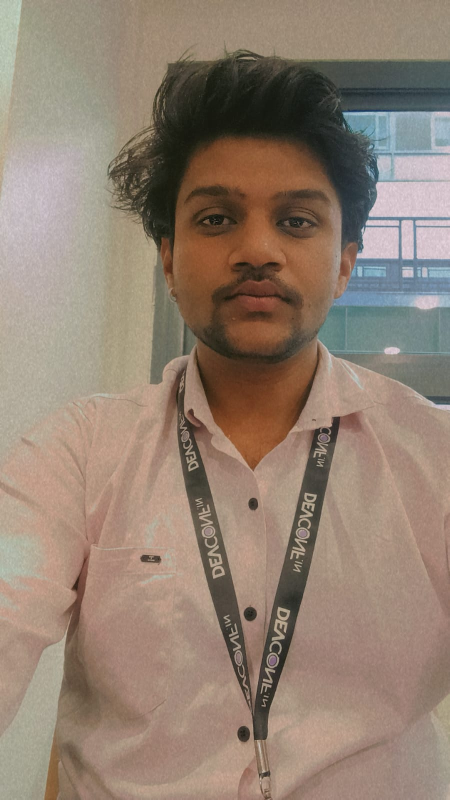
#> input picture data/Image_org.jpeg, 899 x 1599 px (shown at 1/2 size)
$ python task1_restoration_segmentation.py
#> lines starting #> are read from the running program, lines starting #| are printed output that depends on the picture; after the words box and inside, x2 and y2 are one past the last pixel; in counts of white or black regions, pixels touching at a corner belong together
"""
Task 1: Image Restoration and Segmentation
Units 3 Practical Assignment
Author: Devendra Agrawal
"""

import os
import json
import cv2
import numpy as np
import matplotlib.pyplot as plt
from skimage.metrics import peak_signal_noise_ratio as psnr
from skimage.metrics import structural_similarity as ssim


def add_gaussian_noise(image: np.ndarray, mean: float = 0, sigma: float = 25.0) -> np.ndarray:
    """Add additive zero-mean Gaussian noise to an image."""
    gauss = np.random.normal(mean, sigma, image.shape)
    noisy = np.clip(image.astype(np.float32) + gauss, 0, 255).astype(np.uint8)
    return noisy


def add_salt_and_pepper_noise(image: np.ndarray, salt_prob: float = 0.02, pepper_prob: float = 0.02) -> np.ndarray:
    """Add salt-and-pepper (impulse) noise to an image."""
    noisy = image.copy()
    num_salt = np.ceil(salt_prob * image.shape[0] * image.shape[1])
    num_pepper = np.ceil(pepper_prob * image.shape[0] * image.shape[1])

    # Salt (white pixels)
    coords = [np.random.randint(0, i - 1, int(num_salt)) for i in image.shape[:2]]
    noisy[tuple(coords)] = 255

    # Pepper (black pixels)
    coords = [np.random.randint(0, i - 1, int(num_pepper)) for i in image.shape[:2]]
    noisy[tuple(coords)] = 0
    return noisy


def compute_metrics(clean: np.ndarray, test_img: np.ndarray):
    """Compute PSNR and SSIM between clean ground truth and test image."""
    p_val = psnr(clean, test_img)
    s_val = ssim(clean, test_img, channel_axis=2)
    return round(float(p_val), 2), round(float(s_val), 4)


def run_image_restoration(image_path: str, out_dir: str):
    """Perform Gaussian & Salt-and-Pepper noise addition and filtering."""
#> called with image_path = 'data/Image_org.jpeg', out_dir = 'outputs/task1_restoration'
    os.makedirs(out_dir, exist_ok=True)
    img_bgr = cv2.imread(image_path)
#> img_bgr is the input picture: shape (1599, 899, 3); mean B, G, R 113.6, 128.5, 146.5
    if img_bgr is None:
        raise FileNotFoundError(f"Input image not found: {image_path}")

    img_rgb = cv2.cvtColor(img_bgr, cv2.COLOR_BGR2RGB)

    # 1. Add noise
    np.random.seed(42)
    noisy_gauss = add_gaussian_noise(img_rgb, mean=0, sigma=25.0)
    noisy_sp = add_salt_and_pepper_noise(img_rgb, salt_prob=0.03, pepper_prob=0.03)

    # 2. Filter images
    # Restore Gaussian noise
    gauss_median = cv2.medianBlur(noisy_gauss, 5)
    gauss_gaussian = cv2.GaussianBlur(noisy_gauss, (5, 5), sigmaX=1.5)

    # Restore Salt-and-Pepper noise
    sp_median = cv2.medianBlur(noisy_sp, 5)
    sp_gaussian = cv2.GaussianBlur(noisy_sp, (5, 5), sigmaX=1.5)

    # 3. Calculate PSNR and SSIM metrics
    metrics = {
        "Gaussian_Noisy": compute_metrics(img_rgb, noisy_gauss),
        "Gaussian_restored_GaussianFilter": compute_metrics(img_rgb, gauss_gaussian),
        "Gaussian_restored_MedianFilter": compute_metrics(img_rgb, gauss_median),
        "SaltPepper_Noisy": compute_metrics(img_rgb, noisy_sp),
        "SaltPepper_restored_GaussianFilter": compute_metrics(img_rgb, sp_gaussian),
        "SaltPepper_restored_MedianFilter": compute_metrics(img_rgb, sp_median),
    }
#> in compute_metrics, `p_val = psnr(clean, test_img)`: p_val = 20.23
#> in compute_metrics, `s_val = ssim(clean, test_img, channel_axis=2)`: s_val = 0.167

    # Save individual results
    cv2.imwrite(os.path.join(out_dir, "clean_original.png"), cv2.cvtColor(img_rgb, cv2.COLOR_RGB2BGR))
    cv2.imwrite(os.path.join(out_dir, "noise_gaussian.png"), cv2.cvtColor(noisy_gauss, cv2.COLOR_RGB2BGR))
    cv2.imwrite(os.path.join(out_dir, "noise_salt_pepper.png"), cv2.cvtColor(noisy_sp, cv2.COLOR_RGB2BGR))
    cv2.imwrite(os.path.join(out_dir, "gauss_restored_gaussian.png"), cv2.cvtColor(gauss_gaussian, cv2.COLOR_RGB2BGR))
    cv2.imwrite(os.path.join(out_dir, "gauss_restored_median.png"), cv2.cvtColor(gauss_median, cv2.COLOR_RGB2BGR))
    cv2.imwrite(os.path.join(out_dir, "sp_restored_gaussian.png"), cv2.cvtColor(sp_gaussian, cv2.COLOR_RGB2BGR))
    cv2.imwrite(os.path.join(out_dir, "sp_restored_median.png"), cv2.cvtColor(sp_median, cv2.COLOR_RGB2BGR))

    # Save summary JSON
    with open(os.path.join(out_dir, "restoration_metrics.json"), "w") as f:
        json.dump(metrics, f, indent=4)

    # Create visualization comparison figure
    fig, axes = plt.subplots(2, 4, figsize=(18, 9))
    fig.suptitle("Image Restoration Analysis: Gaussian Noise vs. Salt & Pepper Noise", fontsize=16, fontweight='bold')

    # Row 1: Gaussian noise & restorations
    axes[0, 0].imshow(img_rgb)
    axes[0, 0].set_title("Original Clean Image\n(Ground Truth)")
    axes[0, 0].axis("off")

    p, s = metrics["Gaussian_Noisy"]
#> p = 20.23; s = 0.167
    axes[0, 1].imshow(noisy_gauss)
    axes[0, 1].set_title(f"Gaussian Noise (σ=25)\nPSNR: {p} dB | SSIM: {s}")
    axes[0, 1].axis("off")

    p, s = metrics["Gaussian_restored_GaussianFilter"]
#> p = 31.65; s = 0.749
    axes[0, 2].imshow(gauss_gaussian)
    axes[0, 2].set_title(f"Gaussian Filter (5x5, σ=1.5)\nPSNR: {p} dB | SSIM: {s}")
    axes[0, 2].axis("off")

    p, s = metrics["Gaussian_restored_MedianFilter"]
#> p = 30.56; s = 0.692
    axes[0, 3].imshow(gauss_median)
    axes[0, 3].set_title(f"Median Filter (5x5)\nPSNR: {p} dB | SSIM: {s}")
    axes[0, 3].axis("off")

    # Row 2: Salt & Pepper noise & restorations
    axes[1, 0].imshow(img_rgb)
    axes[1, 0].set_title("Original Clean Image\n(Ground Truth)")
    axes[1, 0].axis("off")

    p, s = metrics["SaltPepper_Noisy"]
#> p = 17.89; s = 0.193
    axes[1, 1].imshow(noisy_sp)
    axes[1, 1].set_title(f"Salt & Pepper Noise (p=0.06)\nPSNR: {p} dB | SSIM: {s}")
    axes[1, 1].axis("off")

    p, s = metrics["SaltPepper_restored_GaussianFilter"]
#> p = 29.45; s = 0.669
    axes[1, 2].imshow(sp_gaussian)
    axes[1, 2].set_title(f"Gaussian Filter (5x5, σ=1.5)\nPSNR: {p} dB | SSIM: {s}")
    axes[1, 2].axis("off")

    p, s = metrics["SaltPepper_restored_MedianFilter"]
#> p = 36.85; s = 0.935
    axes[1, 3].imshow(sp_median)
    axes[1, 3].set_title(f"Median Filter (5x5) [BEST]\nPSNR: {p} dB | SSIM: {s}", color='darkgreen', fontweight='bold')
    axes[1, 3].axis("off")

    plt.tight_layout()
    plot_path = os.path.join(out_dir, "restoration_comparison.png")
    plt.savefig(plot_path, dpi=300, bbox_inches='tight')
    plt.close()

    print("[Task 1A] Restoration complete. Results saved to:", out_dir)
    print("PSNR and SSIM Metrics:")
    for k, v in metrics.items():
        print(f"  {k:35s}: PSNR = {v[0]:5.2f} dB | SSIM = {v[1]:.4f}")
#> this loop made 6 passes
#> (k, v) on passes 1 to 4: ('Gaussian_Noisy', (20.23, 0.167)), ('Gaussian_restored_GaussianFilter', (31.65, 0.749)), ('Gaussian_restored_MedianFilter', (30.56, 0.692)), ('SaltPepper_Noisy', (17.89, 0.193))
#> (printed output is left out)

    return metrics


def run_morphological_segmentation(image_path: str, out_dir: str):
    """Perform thresholding, morphological operations, Canny edge detection, and Watershed segmentation."""
#> called with image_path = 'data/Image_org.jpeg', out_dir = 'outputs/task1_segmentation'
    os.makedirs(out_dir, exist_ok=True)
    img_bgr = cv2.imread(image_path)
    if img_bgr is None:
        raise FileNotFoundError(f"Input image not found: {image_path}")

    # Resize if large for consistent processing
    h, w = img_bgr.shape[:2]
    max_dim = 1000
    if max(h, w) > max_dim:
        scale = max_dim / max(h, w)
        img_bgr = cv2.resize(img_bgr, (int(w * scale), int(h * scale)))
#> img_bgr: shape (1000, 562, 3)

    img_rgb = cv2.cvtColor(img_bgr, cv2.COLOR_BGR2RGB)
#> img_rgb: shape (1000, 562, 3)
    gray = cv2.cvtColor(img_bgr, cv2.COLOR_BGR2GRAY)

    # 1. Thresholding: Otsu vs Adaptive Gaussian
    blurred_gray = cv2.GaussianBlur(gray, (5, 5), 0)
    _, otsu_thresh = cv2.threshold(blurred_gray, 0, 255, cv2.THRESH_BINARY_INV + cv2.THRESH_OTSU)
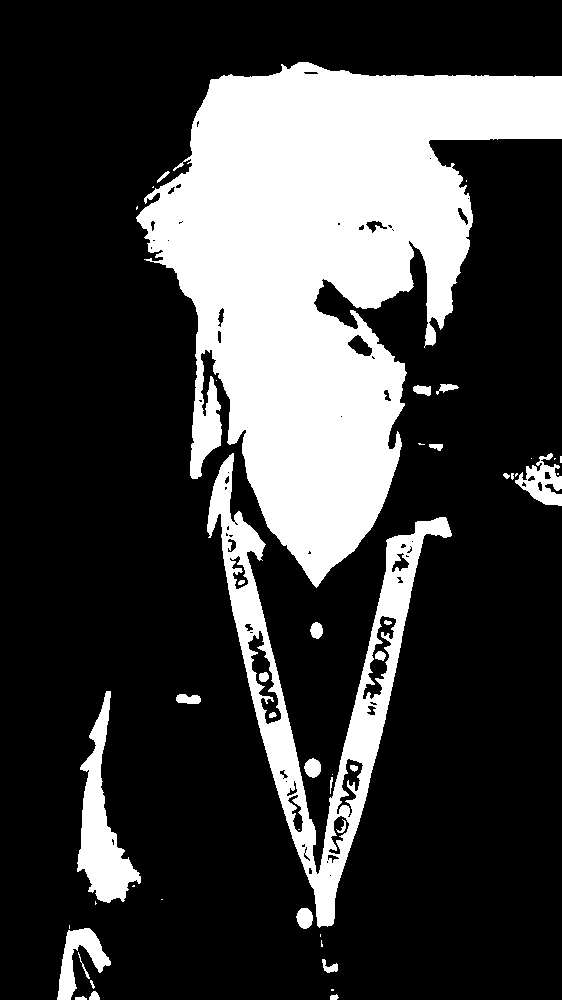
#> otsu_thresh: shape (1000, 562); 25% white; 48 white regions (20 under 20 px), largest, box (x1, y1, x2, y2) and area: (136, 62, 562, 588) 110721, (207, 453, 452, 928) 19971, (77, 691, 141, 903) 5122
    adaptive_thresh = cv2.adaptiveThreshold(
        gray, 255, cv2.ADAPTIVE_THRESH_GAUSSIAN_C, cv2.THRESH_BINARY_INV, 15, 4
    )

    cv2.imwrite(os.path.join(out_dir, "otsu_threshold.png"), otsu_thresh)
    cv2.imwrite(os.path.join(out_dir, "adaptive_threshold.png"), adaptive_thresh)

    # 2. Morphological Operations: Erosion, Dilation, Opening, Closing
    kernel = cv2.getStructuringElement(cv2.MORPH_RECT, (5, 5))
    eroded = cv2.erode(otsu_thresh, kernel, iterations=2)
    dilated = cv2.dilate(otsu_thresh, kernel, iterations=2)
    opened = cv2.morphologyEx(otsu_thresh, cv2.MORPH_OPEN, kernel, iterations=2)
    closed = cv2.morphologyEx(otsu_thresh, cv2.MORPH_CLOSE, kernel, iterations=2)

    cv2.imwrite(os.path.join(out_dir, "morph_erosion.png"), eroded)
    cv2.imwrite(os.path.join(out_dir, "morph_dilation.png"), dilated)
    cv2.imwrite(os.path.join(out_dir, "morph_opening.png"), opened)
    cv2.imwrite(os.path.join(out_dir, "morph_closing.png"), closed)

    # Visual grid for morphology
    fig, axes = plt.subplots(2, 3, figsize=(15, 10))
    fig.suptitle("Thresholding and Morphological Operations", fontsize=16, fontweight='bold')
    axes[0, 0].imshow(gray, cmap='gray')
    axes[0, 0].set_title("Grayscale Input")
    axes[0, 0].axis("off")

    axes[0, 1].imshow(otsu_thresh, cmap='gray')
    axes[0, 1].set_title("Otsu's Thresholding (Binary Mask)")
    axes[0, 1].axis("off")

    axes[0, 2].imshow(adaptive_thresh, cmap='gray')
    axes[0, 2].set_title("Adaptive Gaussian Thresholding")
    axes[0, 2].axis("off")

    axes[1, 0].imshow(eroded, cmap='gray')
    axes[1, 0].set_title("Erosion (2 iters, 5x5 Rect)")
    axes[1, 0].axis("off")

    axes[1, 1].imshow(dilated, cmap='gray')
    axes[1, 1].set_title("Dilation (2 iters, 5x5 Rect)")
    axes[1, 1].axis("off")

    axes[1, 2].imshow(opened, cmap='gray')
    axes[1, 2].set_title("Opening (Noise Removal)")
    axes[1, 2].axis("off")

    plt.tight_layout()
    plt.savefig(os.path.join(out_dir, "morphological_operations_grid.png"), dpi=300)
    plt.close()

    # 3. Canny Edge Detection (Comparing Thresholds)
    canny_low = cv2.Canny(blurred_gray, 30, 100)
    canny_mid = cv2.Canny(blurred_gray, 50, 150)
    canny_high = cv2.Canny(blurred_gray, 100, 200)

    cv2.imwrite(os.path.join(out_dir, "canny_edges_50_150.png"), canny_mid)

    fig, axes = plt.subplots(1, 4, figsize=(20, 5))
    fig.suptitle("Canny Edge Detection Multi-Threshold Sensitivity Analysis", fontsize=15, fontweight='bold')
    axes[0].imshow(img_rgb)
    axes[0].set_title("Original Image")
    axes[0].axis("off")

    axes[1].imshow(canny_low, cmap='gray')
    axes[1].set_title("Canny (Low: 30, High: 100)\nHigh Sensitivity / More Edges")
    axes[1].axis("off")

    axes[2].imshow(canny_mid, cmap='gray')
    axes[2].set_title("Canny (Low: 50, High: 150) [Optimal]\nClean Structural Boundaries")
    axes[2].axis("off")

    axes[3].imshow(canny_high, cmap='gray')
    axes[3].set_title("Canny (Low: 100, High: 200)\nSelective Strong Edges Only")
    axes[3].axis("off")

    plt.tight_layout()
    plt.savefig(os.path.join(out_dir, "canny_edge_detection.png"), dpi=300)
    plt.close()

    # 4. Watershed Segmentation
    # Preprocessing: morphological opening on thresholded image to remove tiny noise
    opening = cv2.morphologyEx(otsu_thresh, cv2.MORPH_OPEN, kernel, iterations=2)

    # Finding sure background area by dilating
    sure_bg = cv2.dilate(opening, kernel, iterations=3)

    # Finding sure foreground area using Euclidean Distance Transform
    dist_transform = cv2.distanceTransform(opening, cv2.DIST_L2, 5)
    # Normalize distance transform for visualization
    dist_vis = cv2.normalize(dist_transform, None, 0, 1.0, cv2.NORM_MINMAX)

    _, sure_fg = cv2.threshold(dist_transform, 0.4 * dist_transform.max(), 255, 0)
    sure_fg = np.uint8(sure_fg)

    # Unknown region = sure_bg - sure_fg
    unknown = cv2.subtract(sure_bg, sure_fg)

    # Marker labeling
    _, markers = cv2.connectedComponents(sure_fg)
    # Add one to all labels so that sure background is not 0, but 1
    markers = markers + 1
    # Mark unknown region as 0
    markers[unknown == 255] = 0
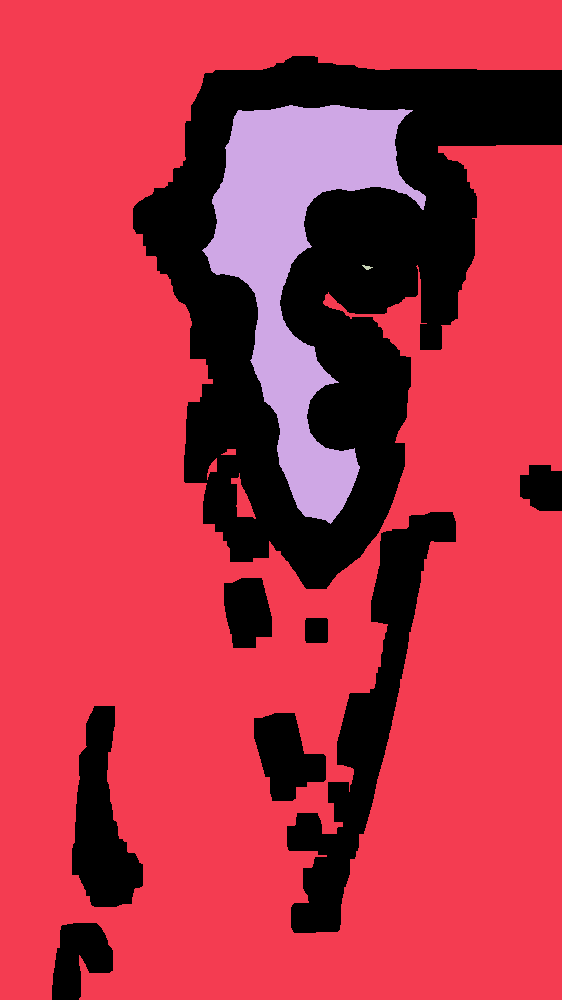
#> markers: shape (1000, 562) int32; 4 distinct labels, from 0 to 3; one colour per label, 0 black

    # Apply Watershed
    watershed_img = img_bgr.copy()
    markers = cv2.watershed(watershed_img, markers)
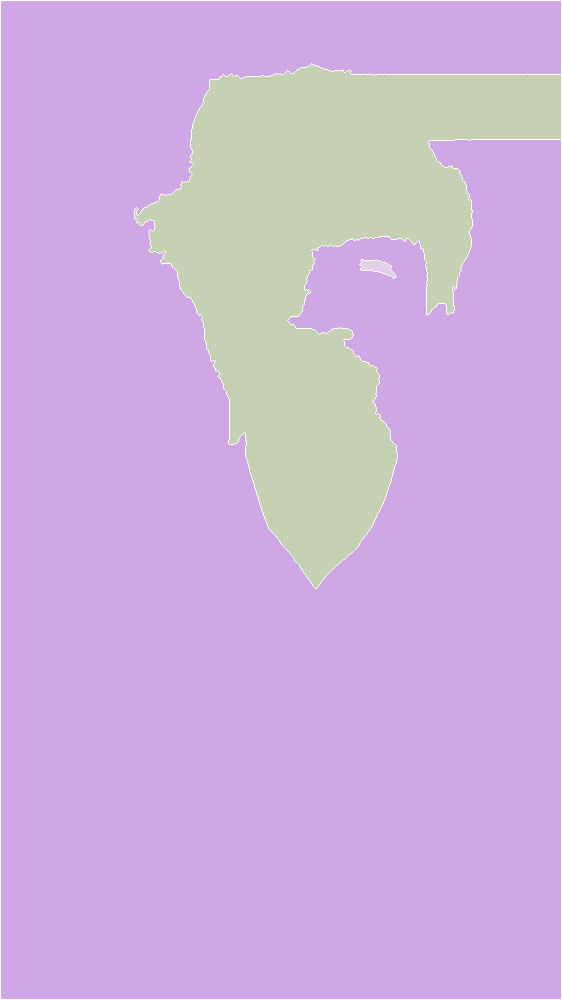
#> markers: shape (1000, 562) int32; 4 distinct labels, from -1 to 3; one colour per label, 0 black, -1 white

    # Mark boundaries in red on RGB image
    watershed_vis = img_rgb.copy()
    watershed_vis[markers == -1] = [255, 0, 0]
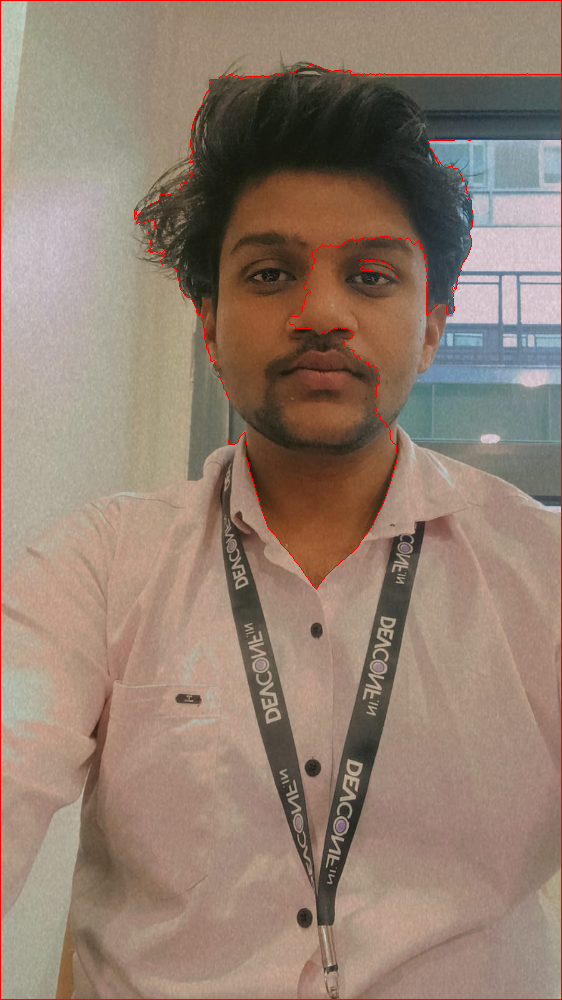
#> watershed_vis: shape (1000, 562, 3); mean R, G, B 147.4, 127.2, 112.4

    # Create distinct colored segmentation mask
    num_labels = np.max(markers)
#> num_labels = 3
    color_mask = np.zeros_like(img_rgb)
    np.random.seed(42)
    colors = np.random.randint(40, 255, size=(num_labels + 2, 3), dtype=np.uint8)
#> colors = [[142, 135, 219], [101, 243, 132], [43, 138, 54], [189, 86, 146], [139, 227, 111]]
    for lbl in range(2, num_labels + 1):
        color_mask[markers == lbl] = colors[lbl]

    blended_seg = cv2.addWeighted(img_rgb, 0.65, color_mask, 0.35, 0)
    blended_seg[markers == -1] = [255, 0, 0]
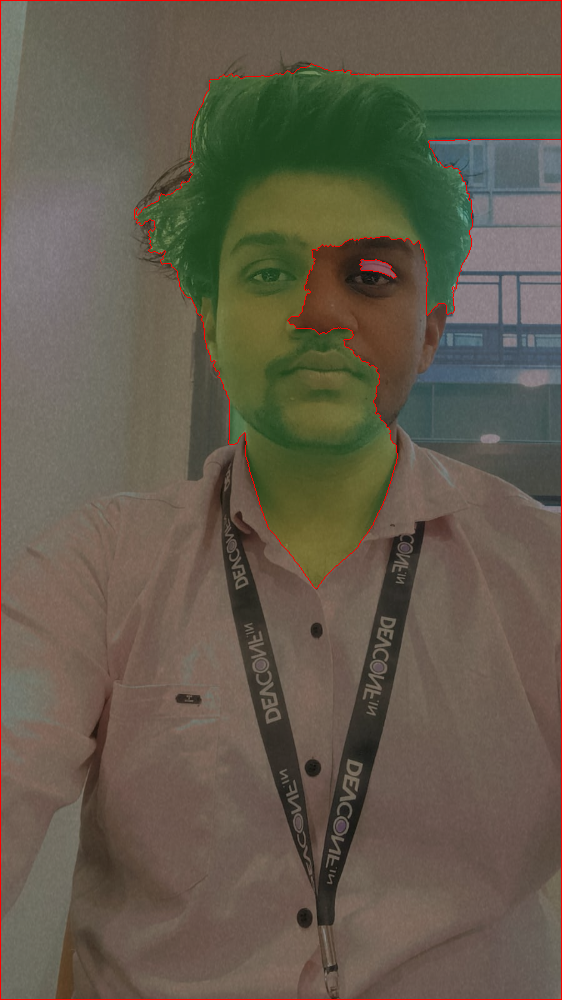
#> blended_seg: shape (1000, 562, 3); mean R, G, B 99.3, 91, 76.4

    cv2.imwrite(os.path.join(out_dir, "watershed_boundaries.png"), cv2.cvtColor(watershed_vis, cv2.COLOR_RGB2BGR))
    cv2.imwrite(os.path.join(out_dir, "watershed_color_segmented.png"), cv2.cvtColor(blended_seg, cv2.COLOR_RGB2BGR))

    # Watershed visualization figure
    fig, axes = plt.subplots(2, 3, figsize=(16, 11))
    fig.suptitle("Marker-Controlled Watershed Segmentation Pipeline", fontsize=16, fontweight='bold')

    axes[0, 0].imshow(img_rgb)
    axes[0, 0].set_title("1. Original Image")
    axes[0, 0].axis("off")

    axes[0, 1].imshow(opening, cmap='gray')
    axes[0, 1].set_title("2. Morphological Opening (Clean Mask)")
    axes[0, 1].axis("off")

    axes[0, 2].imshow(dist_vis, cmap='jet')
    axes[0, 2].set_title("3. Euclidean Distance Transform")
    axes[0, 2].axis("off")

    axes[1, 0].imshow(sure_fg, cmap='gray')
    axes[1, 0].set_title("4. Sure Foreground (Peaks)")
    axes[1, 0].axis("off")

    axes[1, 1].imshow(markers, cmap='tab20')
    axes[1, 1].set_title("5. Watershed Markers / Basins")
    axes[1, 1].axis("off")

    axes[1, 2].imshow(blended_seg)
    axes[1, 2].set_title("6. Final Watershed Segmented Regions\n(Boundaries in Red)", fontweight='bold')
    axes[1, 2].axis("off")

    plt.tight_layout()
    plt.savefig(os.path.join(out_dir, "watershed_segmentation.png"), dpi=300)
    plt.close()

    print("[Task 1B] Morphological processing and watershed segmentation complete.")
    print("Saved outputs to:", out_dir)


if __name__ == "__main__":
    import argparse
    parser = argparse.ArgumentParser(description="Task 1: Image Restoration and Segmentation")
    parser.add_argument("--image", default="data/Image_org.jpeg", help="Path to input original photograph")
    parser.add_argument("--out_restoration", default="outputs/task1_restoration", help="Output directory for restoration")
    parser.add_argument("--out_segmentation", default="outputs/task1_segmentation", help="Output directory for segmentation")
    args = parser.parse_args()

    print("==================================================")
    print("RUNNING TASK 1: IMAGE RESTORATION AND SEGMENTATION")
    print("==================================================")
    run_image_restoration(args.image, args.out_restoration)
    run_morphological_segmentation(args.image, args.out_segmentation)
    print("Task 1 finished successfully!\n")
